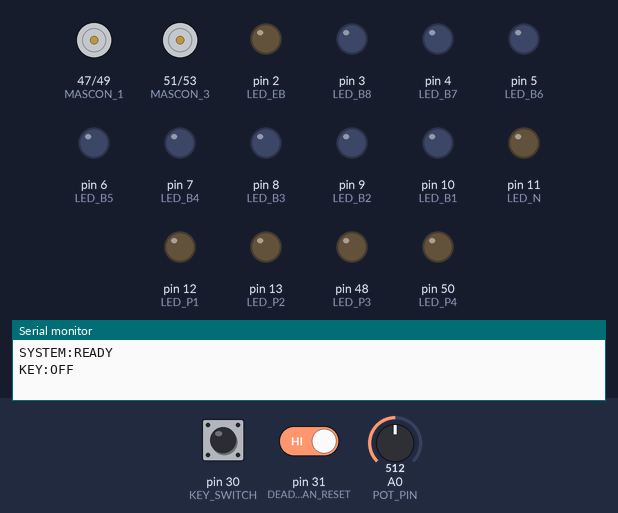
Recording of a sketch running on a simulated Arduino Mega 2560, built with avr-gcc and run on an emulated ATmega2560. Parts: motor-driver pin pairs drawn as motors (green arrow = first pin HIGH = forward, orange = second pin HIGH = backward, longer = more drive), output pins drawn as LEDs (lit = HIGH), the last lines printed to the serial monitor. Inputs (shaded band) come from the test bench; at power-on: pin 30 (KEY_SWITCH) HIGH, pin 31 (DEADMAN_RESET) HIGH, A0 (POT_PIN) = 512.

Above: at 1.2 s.
1.3 s: pin 30 (KEY_SWITCH) pulled LOW for 0.15 s
At 1.37 s:
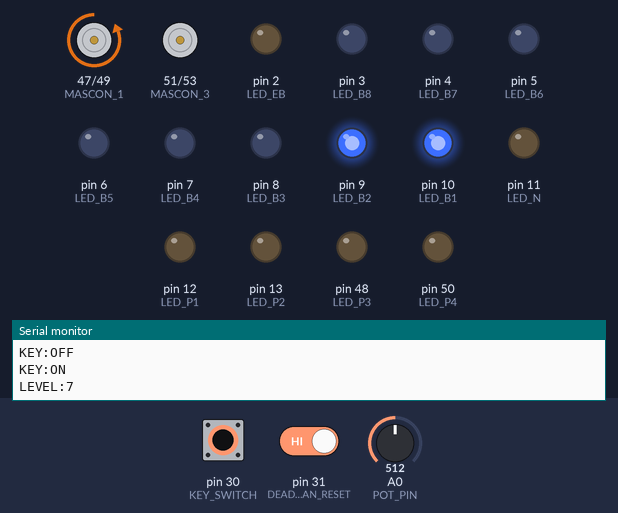
2.9 s: pin 30 (KEY_SWITCH) pulled LOW for 3.2 s
At 6.7 s:
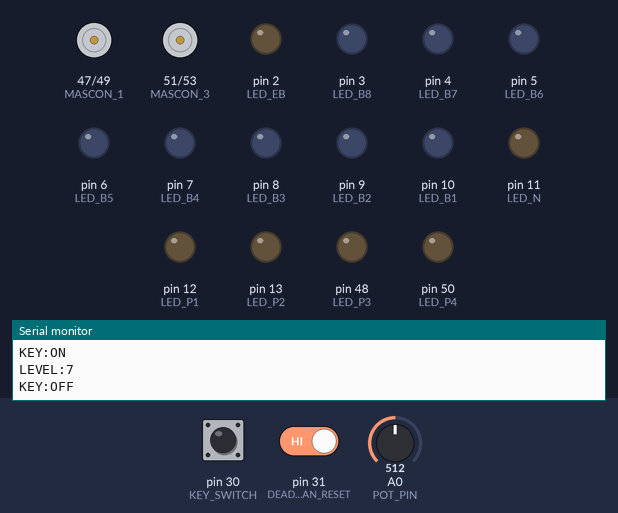
7.6 s: pin 30 (KEY_SWITCH) driven LOW and pin 31 (DEADMAN_RESET) driven LOW
At 8.8 s:
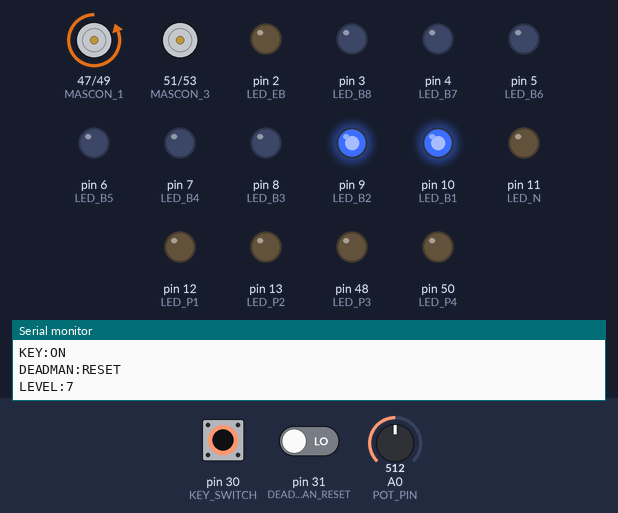
9.1 s: A0 (POT_PIN) set to 569
10.6 s: A0 (POT_PIN) set to 592
At 11.2 s:
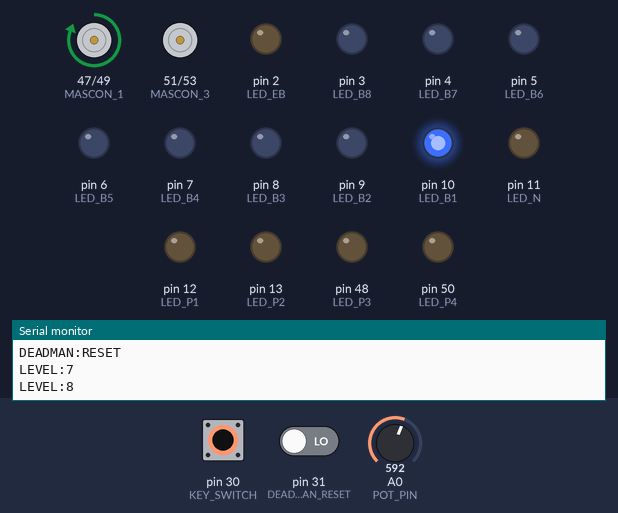
12.1 s: A0 (POT_PIN) set to 511
At 12.9 s:
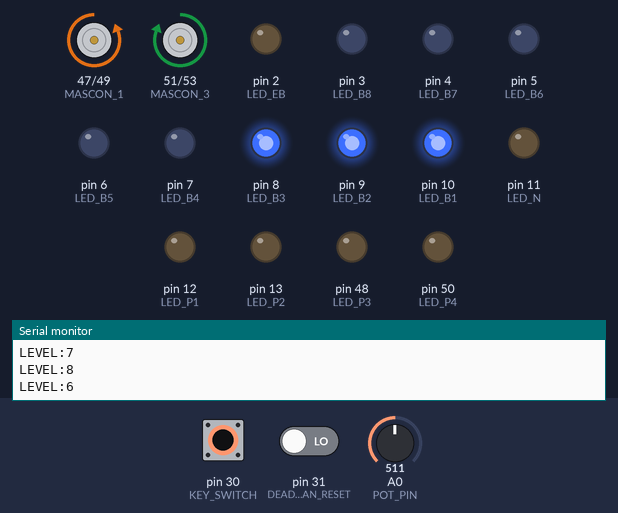
Timing chart, 0 to 43.6 s (numbered marks = the images above; inputs shaded):
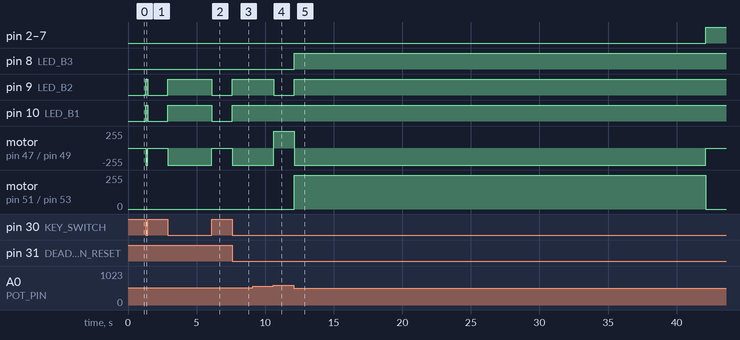

Measured:
- the behaviour switches between 584 and 585 on A0 (POT_PIN) (found by bisection; images 3 and 4)
- after the input at 1.3 s, pin 9 (LED_B2), pin 10 (LED_B1): LOW → HIGH at once, → LOW 0.15 s later; motor on pin 47 (MASCON_1) / pin 49 (MASCON_2): stopped → backward 255/255 at once, → stopped 0.15 s later
- after the input at 2.9 s, pin 9 (LED_B2), pin 10 (LED_B1): LOW → HIGH at once, → LOW 3.2 s later; motor on pin 47 (MASCON_1) / pin 49 (MASCON_2): stopped → backward 255/255 at once, → stopped 3.2 s later
- after the input at 7.6 s, pin 9 (LED_B2), pin 10 (LED_B1): LOW → HIGH at once; motor on pin 47 (MASCON_1) / pin 49 (MASCON_2): stopped → backward 255/255 at once
- after the input at 9.1 s, every drawn part: stays the same
- after the input at 10.6 s, pin 9 (LED_B2): HIGH → LOW at once; motor on pin 47 (MASCON_1) / pin 49 (MASCON_2): backward 255/255 → forward 255/255 at once
- after the input at 12.1 s, pin 2 (LED_EB), pin 3 (LED_B8): LOW → HIGH after 30.0 s instead of 28.5 s

The sketch:

mascon_controller_0902.ino
```cpp
//#include <Arduino_FreeRTOS.h>

#define KEY_SWITCH    30
#define DEADMAN_RESET 31
#define BUZZER        32

// 스로틀 레벨 조절용 가변저항 핀 정의
#define POT_PIN       A0

// 인버터 제어용 핀 정의 (4비트 바이너리 출력)
#define MASCON_1 47
#define MASCON_2 49
#define MASCON_3 51
#define MASCON_4 53

#define LED_EB 2
#define LED_B8 3
#define LED_B7 4
#define LED_B6 5
#define LED_B5 6
#define LED_B4 7
#define LED_B3 8
#define LED_B2 9
#define LED_B1 10
#define LED_N  11
#define LED_P1 12
#define LED_P2 13
#define LED_P3 48
#define LED_P4 50
#define LED_P5 52

const int DEADMAN_TIME = 1000 * 30; // 30초

// 현재 스로틀 레벨 (0: EB ~ 14: P5)
int current_level = 0; // 초기값: EB(비상 제동)

int pre_level = -1;
unsigned long level_change_time = 0;
int last_reset_btn_state = HIGH;
int last_key_switch_state = -1;
bool is_deadman_active = false;
bool is_coasting = false;

void mascon_led_control(int level);
void turn_off_all_outputs();
void throttle_led(int level);
void throttle_led_control(bool eb, bool b8, bool b7, bool b6, bool b5, bool b4, bool b3, bool b2, bool b1, bool n, bool p1, bool p2, bool p3, bool p4, bool p5);

void setup() {
  Serial.begin(9600);
  Serial.println("SYSTEM:READY");

  // 스위치 입력 핀 설정 (내부 풀업 사용)
  pinMode(KEY_SWITCH, INPUT_PULLUP);
  pinMode(DEADMAN_RESET, INPUT_PULLUP);

  // 인버터 제어용 출력 핀 설정
  pinMode(MASCON_1, OUTPUT);
  pinMode(MASCON_2, OUTPUT);
  pinMode(MASCON_3, OUTPUT);
  pinMode(MASCON_4, OUTPUT);

  // LED 핀 설정
  pinMode(LED_EB, OUTPUT); pinMode(LED_B8, OUTPUT); pinMode(LED_B7, OUTPUT);
  pinMode(LED_B6, OUTPUT); pinMode(LED_B5, OUTPUT); pinMode(LED_B4, OUTPUT);
  pinMode(LED_B3, OUTPUT); pinMode(LED_B2, OUTPUT); pinMode(LED_B1, OUTPUT);
  pinMode(LED_N,  OUTPUT); pinMode(LED_P1, OUTPUT); pinMode(LED_P2, OUTPUT);
  pinMode(LED_P3, OUTPUT); pinMode(LED_P4, OUTPUT); pinMode(LED_P5, OUTPUT);

  mascon_led_control(0);
}

void loop() {
  // 1. 키 스위치 상태 감지
  int current_key_switch = digitalRead(KEY_SWITCH);

  if (current_key_switch != last_key_switch_state) {
    last_key_switch_state = current_key_switch;
    if (current_key_switch == LOW) {
      Serial.println("KEY:ON");
      level_change_time = millis();
    } else {
      Serial.println("KEY:OFF");
      turn_off_all_outputs();
    }
  }

  // 2. 키 스위치 OFF(HIGH) 인터락
  if (current_key_switch == HIGH) {
    delay(50);
    return;
  }

  // --- 키 스위치 ON(LOW) 동작 구역 ---

  // 3. 가변저항 입력을 통한 레벨(0~14) 제어
  int pot_value = analogRead(POT_PIN); // 0 ~ 1023 값 읽기
  current_level = map(pot_value, 0, 1023, 0, 14); // 0~1023 값을 0~14 범위로 변환
  current_level = constrain(current_level, 0, 14); // 범위를 확실히 제한

  int level = current_level;

  // 4. 데드맨 리셋 버튼 감지
  int current_reset_btn = digitalRead(DEADMAN_RESET);
  if (current_reset_btn == LOW && last_reset_btn_state == HIGH) {
    Serial.println("DEADMAN:RESET");
    level_change_time = millis();
    is_deadman_active = false;
  }
  last_reset_btn_state = current_reset_btn;

  // 5. 마스콘 레벨 변경 감지 및 시리얼 출력
  if (level != pre_level) {
    pre_level = level;
    level_change_time = millis();

    Serial.print("LEVEL:");
    Serial.println(level);

    if (is_deadman_active) {
      Serial.println("DEADMAN:RELEASED_BY_MASCON");
      is_deadman_active = false;
    }
  }

  // 6. 데드맨 타이머 체크 (30초 무조작 시 비상 제동 Level 0 적용)
  if (millis() - level_change_time >= (unsigned long)DEADMAN_TIME) {
    level = 0; // 강제 비상 제동 (EB)

    if (!is_deadman_active) {
      Serial.println("DEADMAN:TRIGGERED");
      Serial.print("LEVEL:");
      Serial.println(level);
      is_deadman_active = true;
    }
  }

  // 7. 출력 제어 (LED 및 인버터 4비트 바이너리 신호)
  throttle_led(level);
  mascon_led_control(level);

  delay(30);
}

// 인버터 4비트 바이너리 출력 제어 함수
void mascon_led_control(int level) {
  digitalWrite(MASCON_1, (level & 0x8) ? HIGH : LOW);
  digitalWrite(MASCON_2, (level & 0x4) ? HIGH : LOW);
  digitalWrite(MASCON_3, (level & 0x2) ? HIGH : LOW);
  digitalWrite(MASCON_4, (level & 0x1) ? HIGH : LOW);
}

// 키 스위치 OFF 시 전체 출력 초기화
void turn_off_all_outputs() {
  is_coasting = false;

  mascon_led_control(0);
  throttle_led_control(false, false, false, false, false, false, false, false, false, false, false, false, false, false, false);

  pre_level = -1;
  current_level = 0; // 레벨 초기화
}

// [0~8: 제동 / 9: 중립 / 10~14: 가속] LED 매핑
void throttle_led(int level) {
  switch (level) {
    // [0~8] 브레이크 (제동 레벨이 높을수록 B1 -> EB 점등 확장)
    case 0: throttle_led_control(true, true, true, true, true, true, true, true, true, false, false, false, false, false, false); break; // EB
    case 1: throttle_led_control(false, true, true, true, true, true, true, true, true, false, false, false, false, false, false); break; // B8
    case 2: throttle_led_control(false, false, true, true, true, true, true, true, true, false, false, false, false, false, false); break; // B7
    case 3: throttle_led_control(false, false, false, true, true, true, true, true, true, false, false, false, false, false, false); break; // B6
    case 4: throttle_led_control(false, false, false, false, true, true, true, true, true, false, false, false, false, false, false); break; // B5
    case 5: throttle_led_control(false, false, false, false, false, true, true, true, true, false, false, false, false, false, false); break; // B4
    case 6: throttle_led_control(false, false, false, false, false, false, true, true, true, false, false, false, false, false, false); break; // B3
    case 7: throttle_led_control(false, false, false, false, false, false, false, true, true, false, false, false, false, false, false); break; // B2
    case 8: throttle_led_control(false, false, false, false, false, false, false, false, true, false, false, false, false, false, false); break; // B1

    // [9] 중립
    case 9: throttle_led_control(false, false, false, false, false, false, false, false, false, true, false, false, false, false, false); break; // N

    // [10~14] 가속 (가속 레벨이 높을수록 P1 -> P5 점등 확장)
    case 10: throttle_led_control(false, false, false, false, false, false, false, false, false, false, true, false, false, false, false); break; // P1
    case 11: throttle_led_control(false, false, false, false, false, false, false, false, false, false, true, true, false, false, false); break; // P2
    case 12: throttle_led_control(false, false, false, false, false, false, false, false, false, false, true, true, true, false, false); break; // P3
    case 13: throttle_led_control(false, false, false, false, false, false, false, false, false, false, true, true, true, true, false); break; // P4
    case 14: throttle_led_control(false, false, false, false, false, false, false, false, false, false, true, true, true, true, true); break; // P5

    default: throttle_led_control(true, true, true, true, true, true, true, true, true, true, true, true, true, true, true); break;
  }
}

void throttle_led_control(bool eb, bool b8, bool b7, bool b6, bool b5, bool b4, bool b3, bool b2, bool b1, bool n, bool p1, bool p2, bool p3, bool p4, bool p5) {
  digitalWrite(LED_EB, eb ? HIGH : LOW);
  digitalWrite(LED_B8, b8 ? HIGH : LOW);
  digitalWrite(LED_B7, b7 ? HIGH : LOW);
  digitalWrite(LED_B6, b6 ? HIGH : LOW);
  digitalWrite(LED_B5, b5 ? HIGH : LOW);
  digitalWrite(LED_B4, b4 ? HIGH : LOW);
  digitalWrite(LED_B3, b3 ? HIGH : LOW);
  digitalWrite(LED_B2, b2 ? HIGH : LOW);
  digitalWrite(LED_B1, b1 ? HIGH : LOW);
  digitalWrite(LED_N,  n  ? HIGH : LOW);
  digitalWrite(LED_P1, p1 ? HIGH : LOW);
  digitalWrite(LED_P2, p2 ? HIGH : LOW);
  digitalWrite(LED_P3, p3 ? HIGH : LOW);
  digitalWrite(LED_P4, p4 ? HIGH : LOW);
  digitalWrite(LED_P5, p5 ? HIGH : LOW);
}
```
